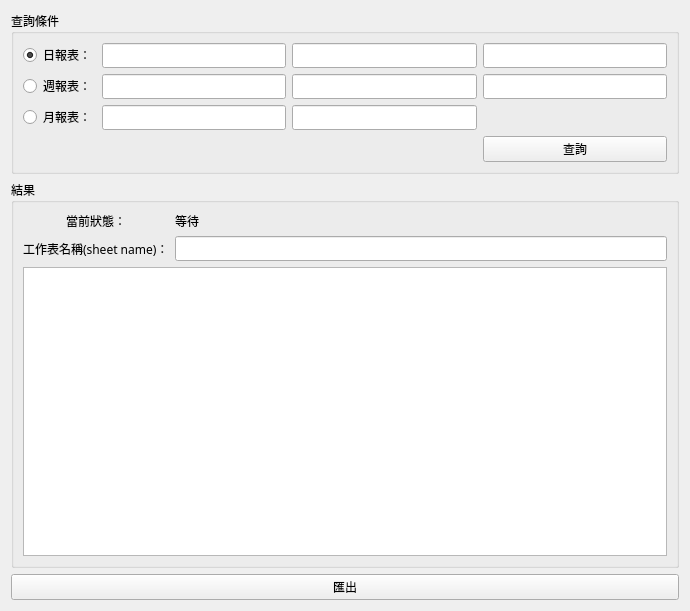
<?xml version="1.0" encoding="UTF-8"?>
<ui version="4.0">
 <class>WidgetAmountStatistics</class>
 <widget class="QWidget" name="WidgetAmountStatistics">
  <property name="geometry">
   <rect>
    <x>0</x>
    <y>0</y>
    <width>690</width>
    <height>611</height>
   </rect>
  </property>
  <property name="windowTitle">
   <string>Form</string>
  </property>
  <layout class="QVBoxLayout" name="verticalLayout_2">
   <item>
    <layout class="QVBoxLayout" name="verticalLayout">
     <item>
      <widget class="QGroupBox" name="groupBox">
       <property name="font">
        <font>
         <family>微軟正黑體</family>
        </font>
       </property>
       <property name="title">
        <string>查詢條件</string>
       </property>
       <layout class="QVBoxLayout" name="verticalLayout_3">
        <item>
         <layout class="QGridLayout" name="gridLayout">
          <item row="0" column="1">
           <widget class="QLineEdit" name="lineEdit_day_yy">
            <property name="alignment">
             <set>Qt::AlignRight|Qt::AlignTrailing|Qt::AlignVCenter</set>
            </property>
           </widget>
          </item>
          <item row="2" column="0">
           <widget class="QRadioButton" name="radioButton_month">
            <property name="text">
             <string>月報表：</string>
            </property>
           </widget>
          </item>
          <item row="1" column="0">
           <widget class="QRadioButton" name="radioButton_week">
            <property name="text">
             <string>週報表：</string>
            </property>
           </widget>
          </item>
          <item row="0" column="0">
           <widget class="QRadioButton" name="radioButton_day">
            <property name="text">
             <string>日報表：</string>
            </property>
            <property name="checkable">
             <bool>true</bool>
            </property>
            <property name="checked">
             <bool>true</bool>
            </property>
           </widget>
          </item>
          <item row="0" column="3">
           <widget class="QLineEdit" name="lineEdit_day_dd">
            <property name="alignment">
             <set>Qt::AlignRight|Qt::AlignTrailing|Qt::AlignVCenter</set>
            </property>
           </widget>
          </item>
          <item row="0" column="2">
           <widget class="QLineEdit" name="lineEdit_day_mm">
            <property name="alignment">
             <set>Qt::AlignRight|Qt::AlignTrailing|Qt::AlignVCenter</set>
            </property>
           </widget>
          </item>
          <item row="3" column="3">
           <widget class="QPushButton" name="pushButton_search">
            <property name="text">
             <string>查詢</string>
            </property>
           </widget>
          </item>
          <item row="1" column="1">
           <widget class="QLineEdit" name="lineEdit_week_yy">
            <property name="alignment">
             <set>Qt::AlignRight|Qt::AlignTrailing|Qt::AlignVCenter</set>
            </property>
           </widget>
          </item>
          <item row="1" column="2">
           <widget class="QLineEdit" name="lineEdit_week_mm">
            <property name="alignment">
             <set>Qt::AlignRight|Qt::AlignTrailing|Qt::AlignVCenter</set>
            </property>
           </widget>
          </item>
          <item row="2" column="1">
           <widget class="QLineEdit" name="lineEdit_month_yy">
            <property name="alignment">
             <set>Qt::AlignRight|Qt::AlignTrailing|Qt::AlignVCenter</set>
            </property>
           </widget>
          </item>
          <item row="2" column="2">
           <widget class="QLineEdit" name="lineEdit_month_mm">
            <property name="alignment">
             <set>Qt::AlignRight|Qt::AlignTrailing|Qt::AlignVCenter</set>
            </property>
           </widget>
          </item>
          <item row="1" column="3">
           <widget class="QLineEdit" name="lineEdit_week_dd">
            <property name="alignment">
             <set>Qt::AlignRight|Qt::AlignTrailing|Qt::AlignVCenter</set>
            </property>
           </widget>
          </item>
         </layout>
        </item>
       </layout>
      </widget>
     </item>
     <item>
      <widget class="QGroupBox" name="groupBox_2">
       <property name="font">
        <font>
         <family>微軟正黑體</family>
         <pointsize>9</pointsize>
        </font>
       </property>
       <property name="title">
        <string>結果</string>
       </property>
       <layout class="QVBoxLayout" name="verticalLayout_4">
        <item>
         <layout class="QGridLayout" name="gridLayout_2">
          <item row="1" column="1">
           <widget class="QLabel" name="label">
            <property name="text">
             <string>工作表名稱(sheet name)：</string>
            </property>
           </widget>
          </item>
          <item row="0" column="1">
           <widget class="QLabel" name="label_3">
            <property name="text">
             <string>當前狀態：</string>
            </property>
            <property name="alignment">
             <set>Qt::AlignCenter</set>
            </property>
           </widget>
          </item>
          <item row="0" column="2">
           <widget class="QLabel" name="label_status">
            <property name="text">
             <string>等待</string>
            </property>
           </widget>
          </item>
          <item row="1" column="2">
           <widget class="QLineEdit" name="lineEdit">
            <property name="enabled">
             <bool>true</bool>
            </property>
           </widget>
          </item>
         </layout>
        </item>
        <item>
         <widget class="QTableView" name="tableView"/>
        </item>
       </layout>
      </widget>
     </item>
     <item>
      <widget class="QPushButton" name="pushButton_export">
       <property name="text">
        <string>匯出</string>
       </property>
      </widget>
     </item>
    </layout>
   </item>
  </layout>
 </widget>
 <resources/>
 <connections/>
</ui>
